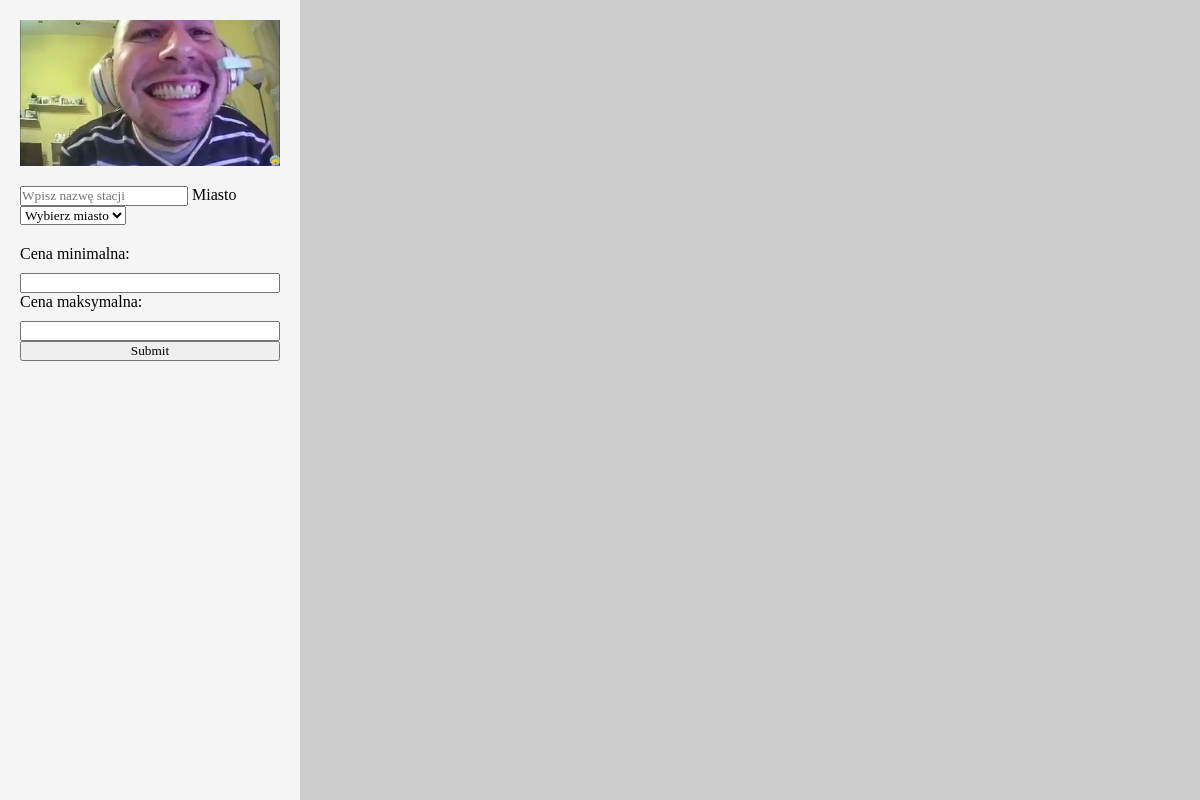
The page /stacje.php on the database as committed earlier.
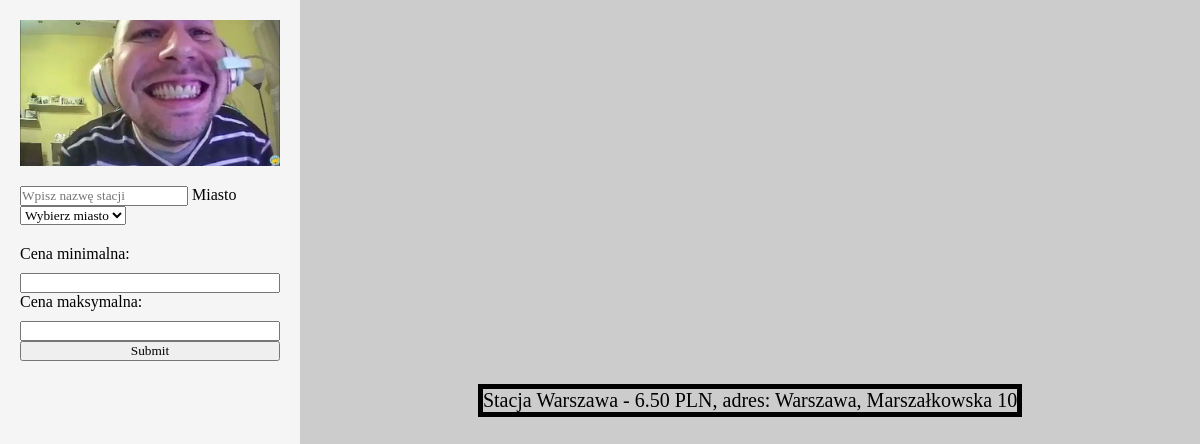
The same page on the database as committed later.
### tables this page shows
CREATE TABLE `stacje_paliw` (
  `id` bigint(20) NOT NULL,
  `nazwa` varchar(50) DEFAULT NULL,
  `adres` bigint(20) DEFAULT NULL,
  `cena_paliwa` decimal(10,2) DEFAULT NULL
);

CREATE TABLE `adresy` (
  `id` bigint(20) NOT NULL,
  `miasto` varchar(50) DEFAULT NULL,
  `ulica` varchar(50) DEFAULT NULL,
  `numer` int(11) DEFAULT NULL
);

### stacje.php (the view, shortened to what this page needs)
</html>
<!DOCTYPE html>
<html lang="pl">
<head>
    <link rel="stylesheet" href="styl.css">
</head>
<body>
    <div id="kontener">
        <div id="lewastrona">
            <div id="logo">
                <img src="jasper.jpg" alt="logo">
            </div>
            <input type="text" id="station" placeholder="Wpisz nazwę stacji">
            <label for="city">Miasto</label>
            <select id="city">
                <option value="">Wybierz miasto</option>
            </select>
            <div id="filtry">
                    <form method="post" action="stacja.php">
                        <label for="min_price">Cena minimalna:</label>
                        <input type="number" step="0.01" name="min_price" id="min_price"
                            value="<?php echo $min_price; ?>">
                        <label for="max_price">Cena maksymalna:</label>
                        <input type="number" step="0.01" name="max_price" id="max_price"
                            value="<?php echo $max_price; ?>">
                        <input type="submit">
                    </form>
            </div>
        </div>
        <div id="szukanie">
            <?php
    $baza = new mysqli('localhost', 'root', '', 'stacjepaliw');
        $q = "SELECT sp.nazwa AS nazwa_stacji, sp.cena_paliwa AS cena, a.miasto AS miasto, a.ulica AS ulica, a.numer AS numer_budynku FROM stacje_paliw sp JOIN adresy a ON sp.adres = a.id;";
        $result = mysqli_query($baza, $q);
        while ($row = mysqli_fetch_array($result)) {
            echo '<p>' . $row['nazwa_stacji'] . ' - ' . $row['cena'] . ' PLN, adres: ' . $row['miasto'] . ', ' . $row['ulica'] . ' ' . $row['numer_budynku'] . '</p>';
        }
    ?>
        </div>
    </div>
</body>
</html>

### styl.css (style rules this page uses)
* { padding: 0; margin: 0; box-sizing: border-box; font-family: 'Times New Roman', Times, serif; }
div#kontener { display: flex; height: 100vh; }
div#lewastrona { width: 25%; background-color: whitesmoke; padding: 20px; }
div#logo { text-align: center; margin-bottom: 20px; }
div#logo > img { max-width: 100%; height: auto; }
div#filtry { margin-top: 20px; }
div#filtry > form { display: flex; flex-direction: column; }
label { margin-bottom: 10px; }
div#szukanie { width: 75%; background-color: #ccc; display: flex; justify-content: center; align-items: center; }
div#szukanie > p { margin: 5px; font-size: 20px; color: black; border: 5px solid black; }

Rows that differ between the two databases and show on the page:
added stacje_paliw: nazwa "Stacja Warszawa", cena_paliwa "6.50", adres.miasto "Warszawa", adres.ulica "Marszałkowska", adres.numer "10"
